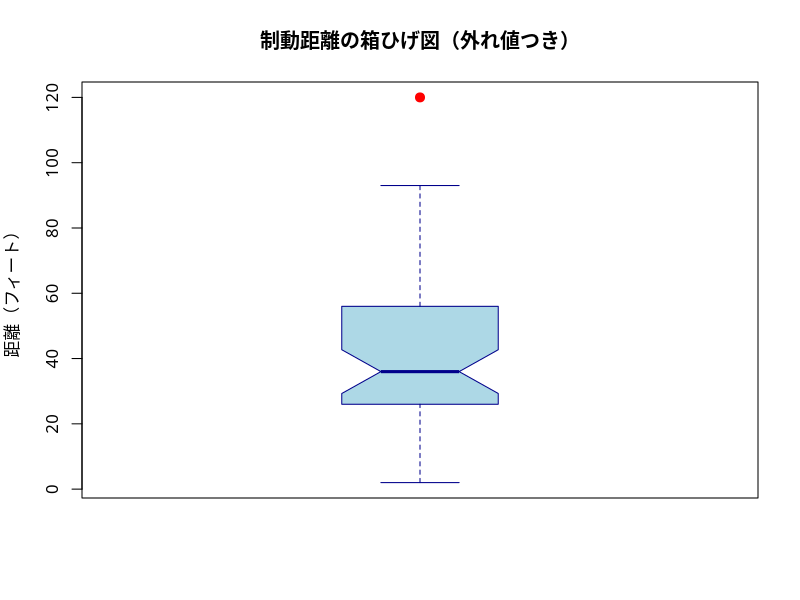
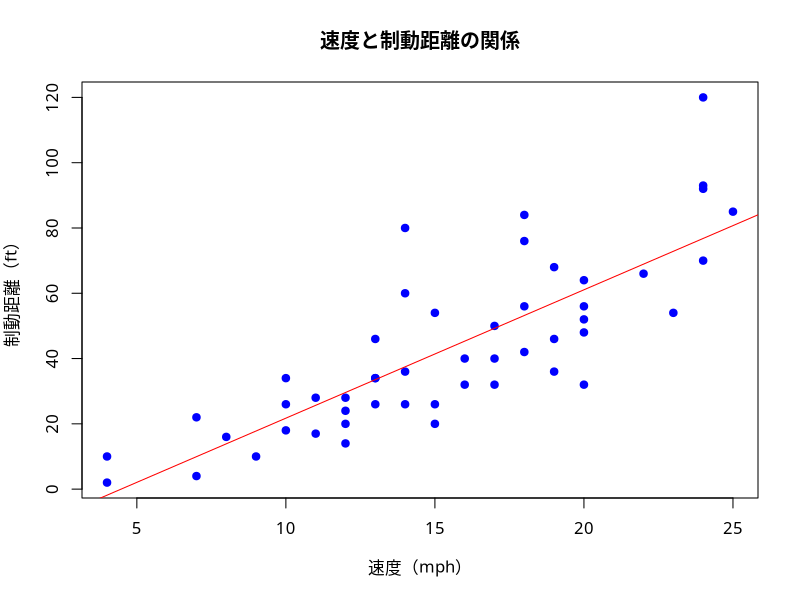
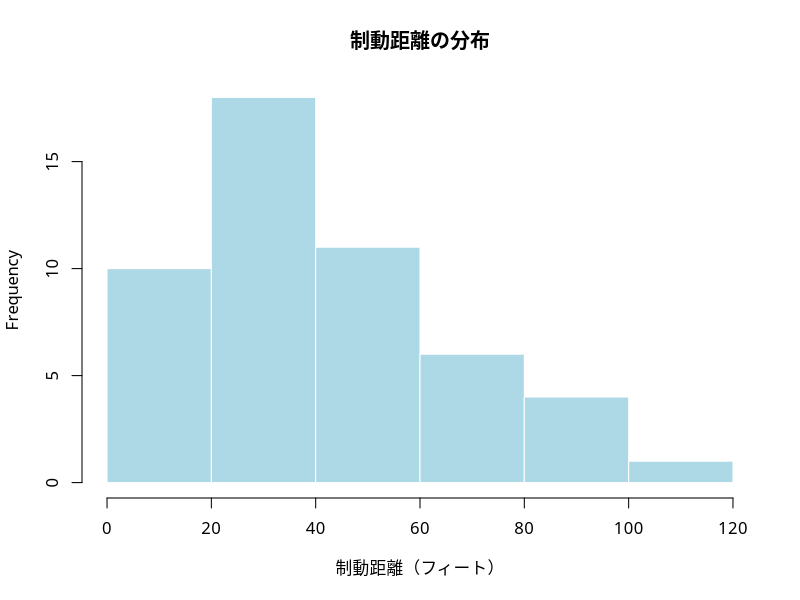
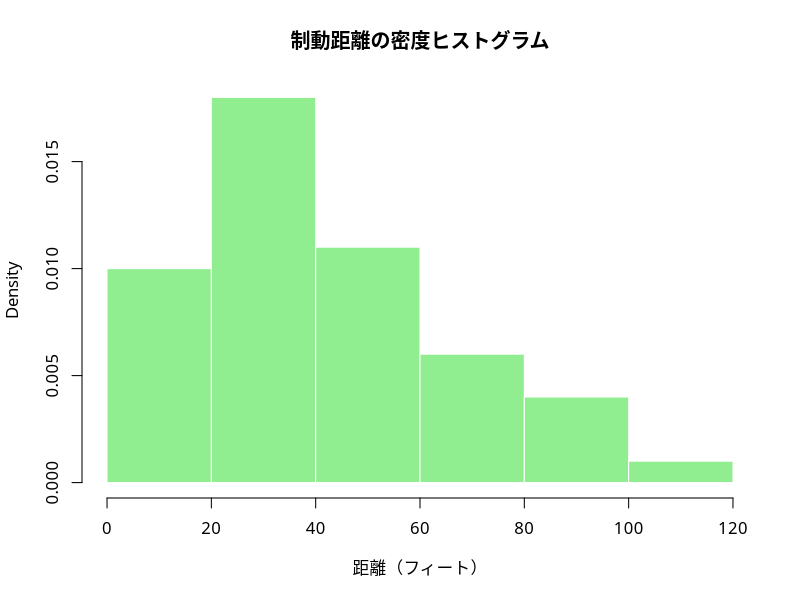
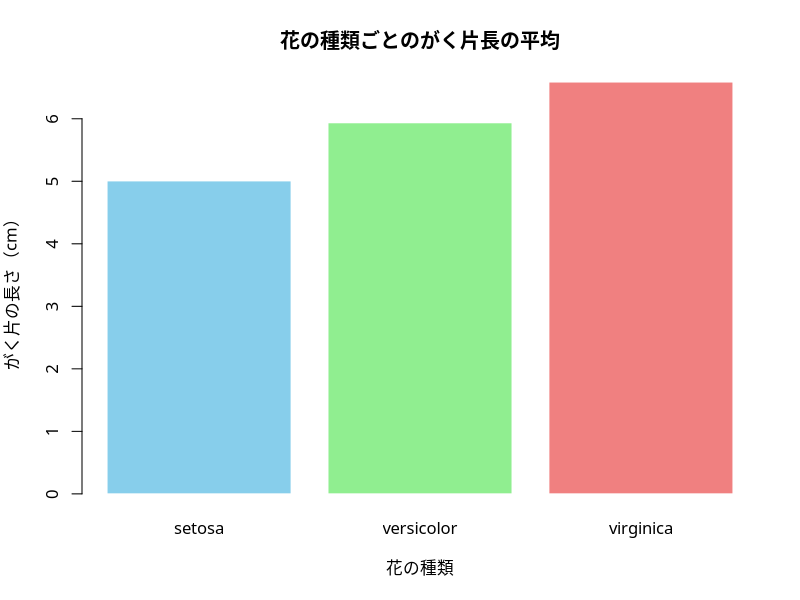
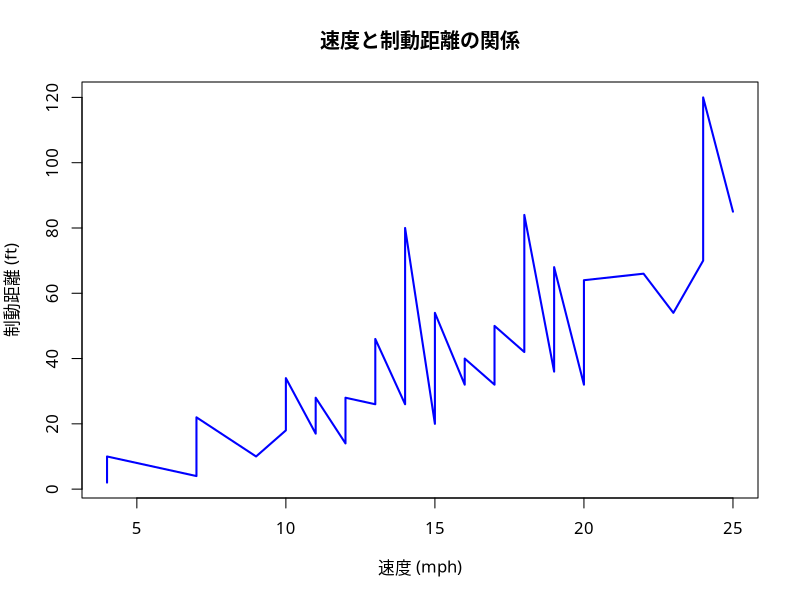
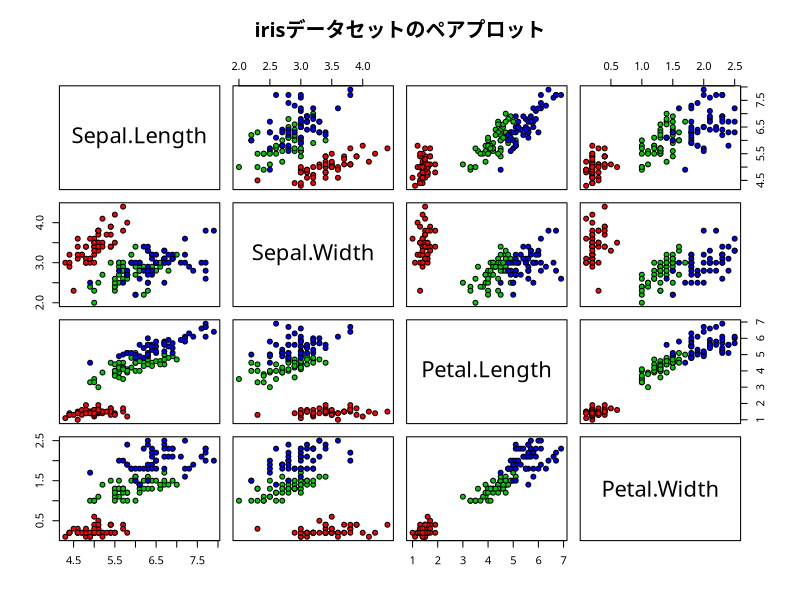
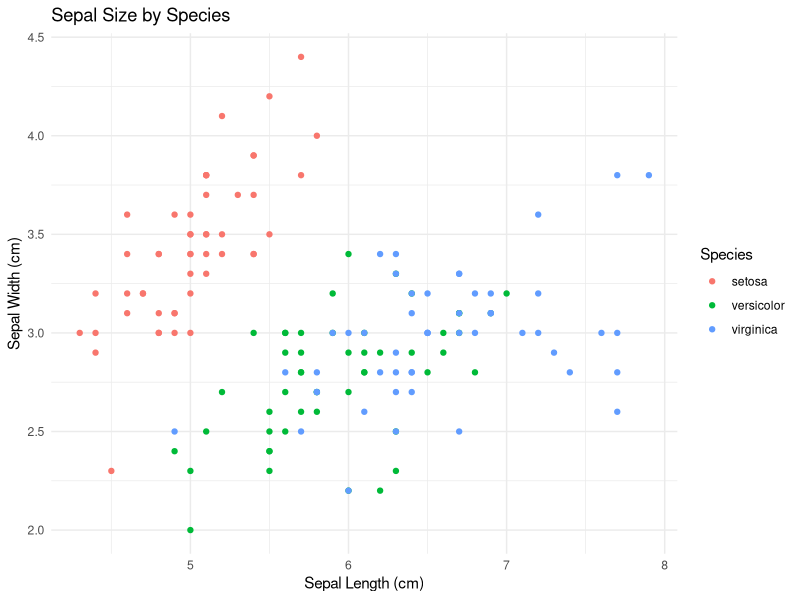

Generate these figures, in order, with R:
## ---- chunk 1
str(cars)
summary(cars)
## ---- chunk 2
par(family = "Hiragino Sans") # 日本語フォントの指定
boxplot(cars$dist,
        main = "制動距離の箱ひげ図（外れ値つき）",  # グラフタイトル
        ylab = "距離（フィート）",                   # y軸のラベル
        col = "lightblue",                           # 箱の背景色
        border = "darkblue",                         # 箱の枠線の色
        boxwex = 0.5,                                # 箱の横幅を調整（デフォルト=0.8）
        notch = TRUE,                                # 中央のくびれを表示（中央値の信頼区間を視覚化）
        outline = TRUE,                              # 外れ値を○で描画（デフォルトでTRUE）
        pch = 19,                                     # 外れ値のマーカーの形（19 = 塗りつぶし丸）
        cex = 1.2,                                    # 外れ値マーカーのサイズ（標準=1）
        outcol = "red",                               # 外れ値の色
        horizontal = FALSE                           # 垂直表示（TRUEにすれば水平表示になる）
)
## ---- chunk 3
par(family = "Hiragino Sans") # 日本語フォントの指定
plot(dist ~ speed, data = cars,
     main = "速度と制動距離の関係",
     xlab = "速度（mph）", ylab = "制動距離（ft）",
     pch = 19, col = "blue")
abline(lm(dist ~ speed, data = cars), col = "red")  # 回帰線
## ---- chunk 4
par(family = "Hiragino Sans") # 日本語フォントの指定
hist(cars$dist,
     main = "制動距離の分布",
     xlab = "制動距離（フィート）",
     col = "lightblue", # 棒（ビン）の色
     border = "white" # 棒の枠線の色
     )

## ---- chunk 5
par(family = "Hiragino Sans") # 日本語フォントの指定
hist(cars$dist,
     freq = FALSE,   # ここがポイント！
     main = "制動距離の密度ヒストグラム",
     xlab = "距離（フィート）",
     col = "lightgreen",
     border = "white")
## ---- chunk 6
par(family = "Hiragino Sans") # 日本語フォントの指定
# 花の種類ごとの Sepal.Length（がく片の長さ）の平均を計算
avg_sepal_length <- tapply(iris$Sepal.Length, iris$Species, mean)

# 平均値で棒グラフを作成
barplot(avg_sepal_length,
        main = "花の種類ごとのがく片長の平均",
        xlab = "花の種類",
        ylab = "がく片の長さ（cm）",
        col = c("skyblue", "lightgreen", "lightcoral"),
        border = "white")

## ---- chunk 7
par(family = "Hiragino Sans") # 日本語フォントの指定
# carsデータで速度 vs 制動距離を折れ線グラフにする
plot(cars$speed, cars$dist,
     type = "l",             # l = line（線だけ）
     main = "速度と制動距離の関係",
     xlab = "速度 (mph)",
     ylab = "制動距離 (ft)",
     col = "blue",
     lwd = 2)                # 線の太さ

## ---- chunk 8
par(family = "Hiragino Sans") # 日本語フォントの指定
# 基本のpairs()を使ってペアプロット
pairs(iris[, 1:4],       # 数値列だけ使う
      main = "irisデータセットのペアプロット",
      pch = 21,
      bg = c("red", "green3", "blue")[unclass(iris$Species)])
## ---- chunk 9
# 最初はinstall.packages("ggplot2")を実行してください。何か聞かれるのでYes
library(ggplot2)

ggplot(iris, aes(x = Sepal.Length, y = Sepal.Width, color = Species)) +
  geom_point() +
  labs(title = "Sepal Size by Species",
       x = "Sepal Length (cm)",
       y = "Sepal Width (cm)") +
  theme_minimal()

